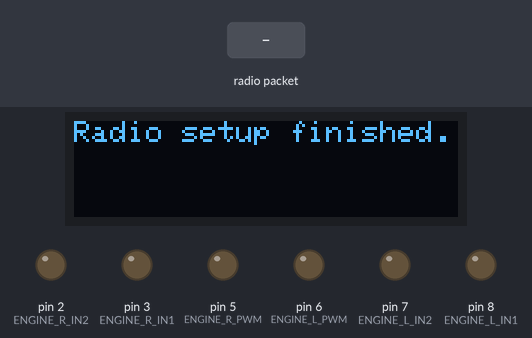
The sketch below on a simulated Arduino Uno, built with avr-gcc and run on an emulated ATmega328P. On the bench: 128×32 one-colour display, output pins drawn as LEDs (lit = HIGH). The inputs (shaded band) are chosen by the test bench. No radio packets arrive unless stated.

Above: at 1.1 s.
At 4.2 s:
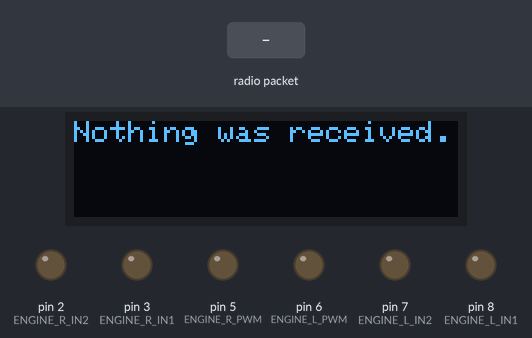
4.3 s: radio packet "5" arrives
At 5.3 s:
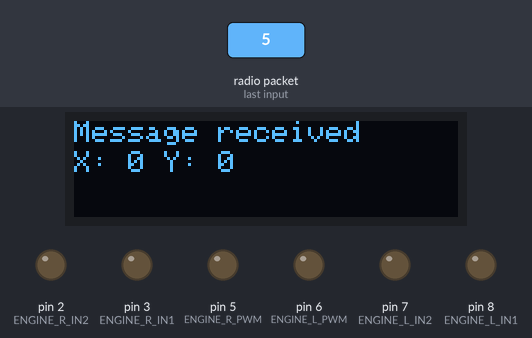
Timing chart, 0 to 7.3 s (numbered marks = the images above; inputs shaded):
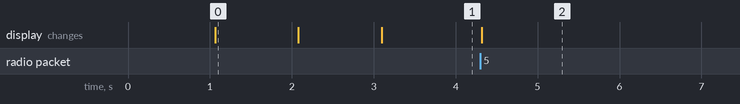

The sketch:

boat.ino
```cpp
// BAIT BOAT MAIN COMPUTER

#include <SPI.h>
#include <Wire.h>
#include <nRF24L01.h>
#include <RF24.h>
#include <Adafruit_GFX.h>
#include <Adafruit_SSD1306.h>

#define SCREEN_WIDTH 128 // OLED display width, in pixels
#define SCREEN_HEIGHT 32 // OLED display height, in pixels
#define MESSAGE_DISPLAY_TIME 3000
#define SIZE 32

// Declaration for an SSD1306 display connected to I2C (SDA, SCL pins)
// The pins for I2C are defined by the Wire-library.
// On an arduino UNO:       A4(SDA), A5(SCL)
// On an arduino MEGA 2560: 20(SDA), 21(SCL)
// On an arduino LEONARDO:   2(SDA),  3(SCL), ...
#define OLED_RESET     4 // Reset pin # (or -1 if sharing Arduino reset pin)
#define SCREEN_ADDRESS 0x3C ///< See datasheet for Address; 0x3D for 128x64, 0x3C for 128x32

#define ENGINE_L_IN1 8
#define ENGINE_L_IN2 7
#define ENGINE_L_PWM 6

#define ENGINE_R_IN1 3
#define ENGINE_R_IN2 2
#define ENGINE_R_PWM 5

#define FORWARD 1
#define BACKWARD -1

Adafruit_SSD1306 display(SCREEN_WIDTH, SCREEN_HEIGHT, &Wire, OLED_RESET);
RF24 radio(9, 10); // CE, CSN
const byte address[6] = "BOAT1";
int lastTimeTextWasDisplayed = 0;
char buffer[SIZE + 1];

int X = 0;
int Y = 0;

void setup() {
  Serial.begin(9600);

  setupTTFScreen();
  delay(1000);

  setupRadio();
  delay(1000);


  setupEngineController();
  delay(1000);


}

void setupTTFScreen() {
  //check if I2C TTF display is connected
  if (!display.begin(SSD1306_SWITCHCAPVCC, SCREEN_ADDRESS)) {
    Serial.println(F("Display allocation failed"));
    for (;;); // Don't proceed, loop forever
  }

  display.clearDisplay();
  display.setTextSize(1);             // Normal 1:1 pixel scale
  display.setTextColor(SSD1306_WHITE);
  display.setCursor(0, 0);
  display.println("Starting..");
  display.display();
}

void setupRadio() {

  if (!radio.begin()) {
    display.clearDisplay();
    display.setCursor(0, 0);
    display.println("Radio failure.");
    display.display();
    while (1) {} // hold in infinite loop
  }
  radio.setAutoAck(false);
  radio.openReadingPipe(0, address);   //Setting the address at which we will receive the data
  radio.setPALevel(RF24_PA_MIN);       //You can set this as minimum or maximum depending on the distance between the transmitter and receiver.
  radio.startListening();
  radio.setPayloadSize(SIZE);


  display.clearDisplay();
  display.setCursor(0, 0);
  display.println("Radio setup finished.");
  display.display();
}

void setupEngineController() {
  pinMode(ENGINE_L_IN1, OUTPUT);
  pinMode(ENGINE_L_IN2, OUTPUT);
  pinMode(ENGINE_L_PWM, OUTPUT);
  pinMode(ENGINE_R_IN1, OUTPUT);
  pinMode(ENGINE_R_IN2, OUTPUT);
  pinMode(ENGINE_R_PWM, OUTPUT);
  analogWrite(ENGINE_L_PWM, 0); //0-255
  analogWrite(ENGINE_R_PWM, 0); //0-255
  display.clearDisplay();
  display.setCursor(0, 0);
  display.println("Engines ready.");
  display.display();
}

void loop() {
  int currentTime = millis();
  if (currentTime - lastTimeTextWasDisplayed > MESSAGE_DISPLAY_TIME) {
    lastTimeTextWasDisplayed = currentTime;
    display.clearDisplay();
    display.setCursor(0, 0);
    display.println("Nothing was received.");
    display.display();
  }


  if (radio.available())              //Looking for the data.
  {
    radio.read(&buffer, SIZE);    //Reading the data
    if (strlen(buffer) > 0) {
      lastTimeTextWasDisplayed = currentTime;

      display.clearDisplay();
      display.setCursor(0, 0);
      display.println("Message received");
      display.setCursor(0, 10);

      sscanf(buffer, "X: %d Y: %d", &X, &Y);

      display.print("X: ");
      display.print(X, DEC);
      display.print(" Y: ");
      display.print(Y, DEC);

      display.display();
    } else {
      display.clearDisplay();
      display.setCursor(0, 0);
      display.println("Received empty message");
      display.display();
    }
  }
  delay(5);
}
```

Measured:
- after the input at 4.3 s, the display: changes at once (image 2)
- what the display in image 0 shows lasts 1.0 s, from 1.1 s to 2.1 s
